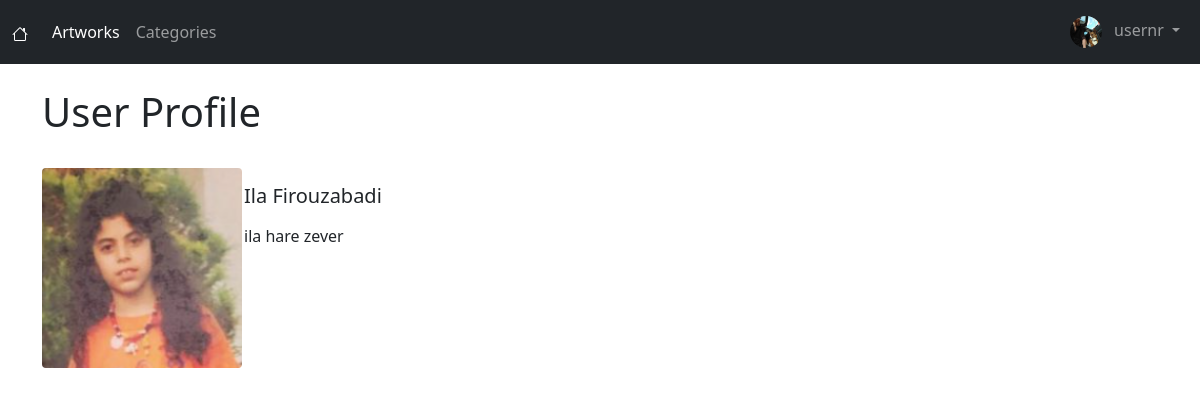
The app's page /members/3/profile/ (signed in) with its own data.
### artworks/models.py (models this page shows, shortened)
class Profile(models.Model):
    user = models.OneToOneField(User, null=True, on_delete=models.CASCADE)
    bio = models.TextField(blank=True, null=True)
    profile_pic = models.ImageField(null=True, blank=True, upload_to="images/profile/", default='images/profile/default-profile.png')
    website_url = models.CharField(max_length=255, blank=True, null=True)
    facebook_url = models.CharField(max_length=255, blank=True, null=True)
    instagram_url = models.CharField(max_length=255, blank=True, null=True)
    twitter_url = models.CharField(max_length=255, blank=True, null=True)

### members/views.py (the view)
# urls.py: path('<int:pk>/profile/' , ShowProfilePageView.as_view(template_name='registration/user_profile.html'), name='show_profile_page'),
class ShowProfilePageView(DetailView):
    model = Profile
    template_name = 'registration/user_profile.html'
    def get_context_data(self, *args, **kwargs):
        users = Profile.objects.all()
        context = super(ShowProfilePageView, self).get_context_data(*args, **kwargs)
        page_user = get_object_or_404(Profile, id=self.kwargs['pk'])
        context["page_user"] = page_user
        return context

### members/templates/registration/user_profile.html (shortened to what this page needs)
{% extends 'base.html' %}
{% load static %}
{% block content %}
<h1>User Profile</h1>
<br>
<div class="card mb-3 border-0">
    <div class="row g-0">
      <div class="col-md-2">
            {% if page_user.id %}
            <a href="{% url 'show_profile_page' page_user.id %}" class="text-decoration-none text-reset">
                <img src="{{ page_user.profile_pic.url }}" width=200 height=200 alt="{{ page_user.first_name  }} {{ page_user.last_name  }}"  class="rounded">
            </a>
            {% else %}
                <img src="/media/images/profile/default-profile.png" width=200 height=200 alt="{{ page_user.first_name  }} {{ page_user.last_name  }}"  class="rounded">
            {% endif %}
      </div>
      <div class="col-md-10">
        <div class="card-body">
            {%  if page_user.profile_pic %}
            <a href="{% url 'show_profile_page' page_user.id %}" class="text-decoration-none text-reset">
                <h5 class="card-title">{{ page_user.user.first_name  }} {{ page_user.user.last_name  }}</h5>
              </a>
            {% else %}
                <h5 class="card-title">{{ page_user.user.first_name  }} {{ page_user.user.last_name  }}</h5>
            {% endif %}
          <p class="card-text">{{ page_user.bio }}</p>
        </div>
      </div>
    </div>
  </div>
{% endblock %}

### artworks/templates/base.html (shortened to what this page needs)
<!doctype html>
<html lang="en">
  <head>
    <link href="https://cdn.jsdelivr.net/npm/bootstrap@5.0.0-beta3/dist/css/bootstrap.min.css" rel="stylesheet">
  </head>
  <body>
    <nav class="navbar navbar-expand-lg navbar-dark bg-dark">
      <div class="container-fluid">
        <a class="navbar-brand" href="{% url 'home' %}">
        </a>
        <div class="collapse navbar-collapse" id="navbarSupportedContent">
          <ul class="navbar-nav me-auto mb-2 mb-lg-0">
            <li class="nav-item">
              <a class="nav-link active" aria-current="page" href="{% url 'artworks' %}">Artworks</a>
            </li>
              <li>
                {% if cat_menu %}
                <ul class="navbar-nav">
                  <li class="nav-item dropdown">
                    <a class="nav-link dropdown-toggle" href="#" id="navbarDarkDropdownMenuLink" role="button" data-bs-toggle="dropdown" aria-expanded="false">
                      Categories
                    </a>
                    <ul class="dropdown-menu dropdown-menu-dark" aria-labelledby="navbarDarkDropdownMenuLink">
                        <!--<li><a class="dropdown-item" href="{% url 'artworks' %}">All artworks</a></li>
                        <li><hr class="dropdown-divider"></li>-->
                          {% for item in cat_menu %}
                            <li><a class="dropdown-item" href="{% url 'category' item|slugify %}">{{ item }}</a></li>
                          {% endfor %}
                    </ul>
                  </li>
                </ul>
                {% else %}
                <li class="nav-item">
                  <a class="nav-link" href="{% url 'all-category' %}">Categories</a>
                </li>
                {% endif %}
              </li>
              {% if user.is_authenticated %}
                </ul>
                <ul class="navbar-nav ml-auto">
                  <li class="nav-item dropdown  mr-auto">
                    <a class="nav-link dropdown-toggle" href="#" id="navbarDarkDropdownMenuLink" role="button" data-bs-toggle="dropdown" aria-expanded="false">
                      {% if user.profile.profile_pic %}
                          <img src="{{ user.profile.profile_pic.url }}"  class="rounded-circle" width=32 height=32></img>
                      {% else %}
                          <img src="/media/images/profile/default-profile.png"  class="rounded" width=32 height=32></img>
                      {% endif %}
                      {{ user.first_name }}
                    </a>
                  </li>
                </ul>
              {% endif %}
        </div>
      </div>
    </nav>
    <br/>
    <div class="container">
        {% block content %}
        {% endblock %}
    </div>
  </body>
</html>

### records on screen
Profile: profile_pic (picture), user.first_name "Ila", user.last_name "Firouzabadi", bio "ila hare zever"

### other values on screen
{{ user.first_name }} "usernr"
